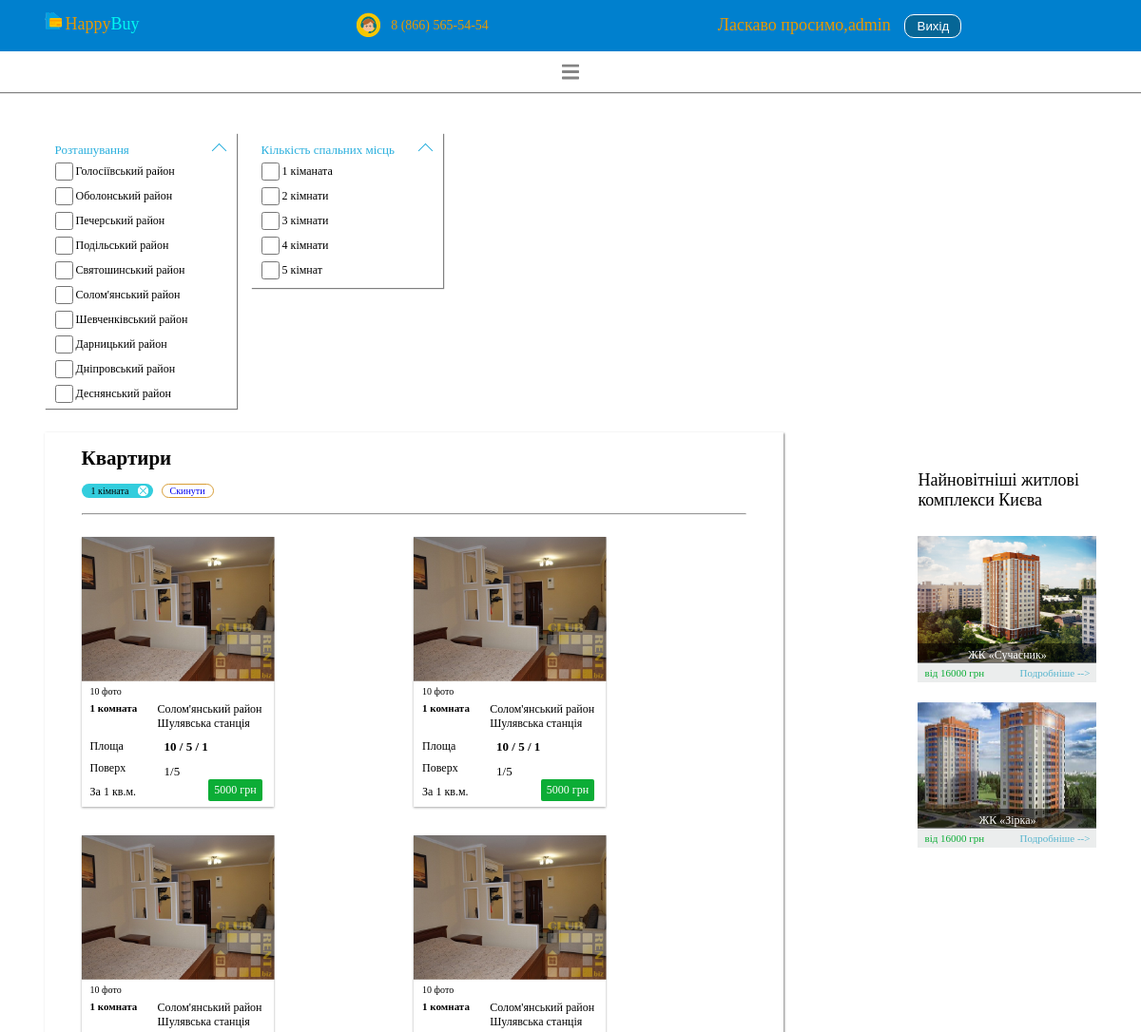
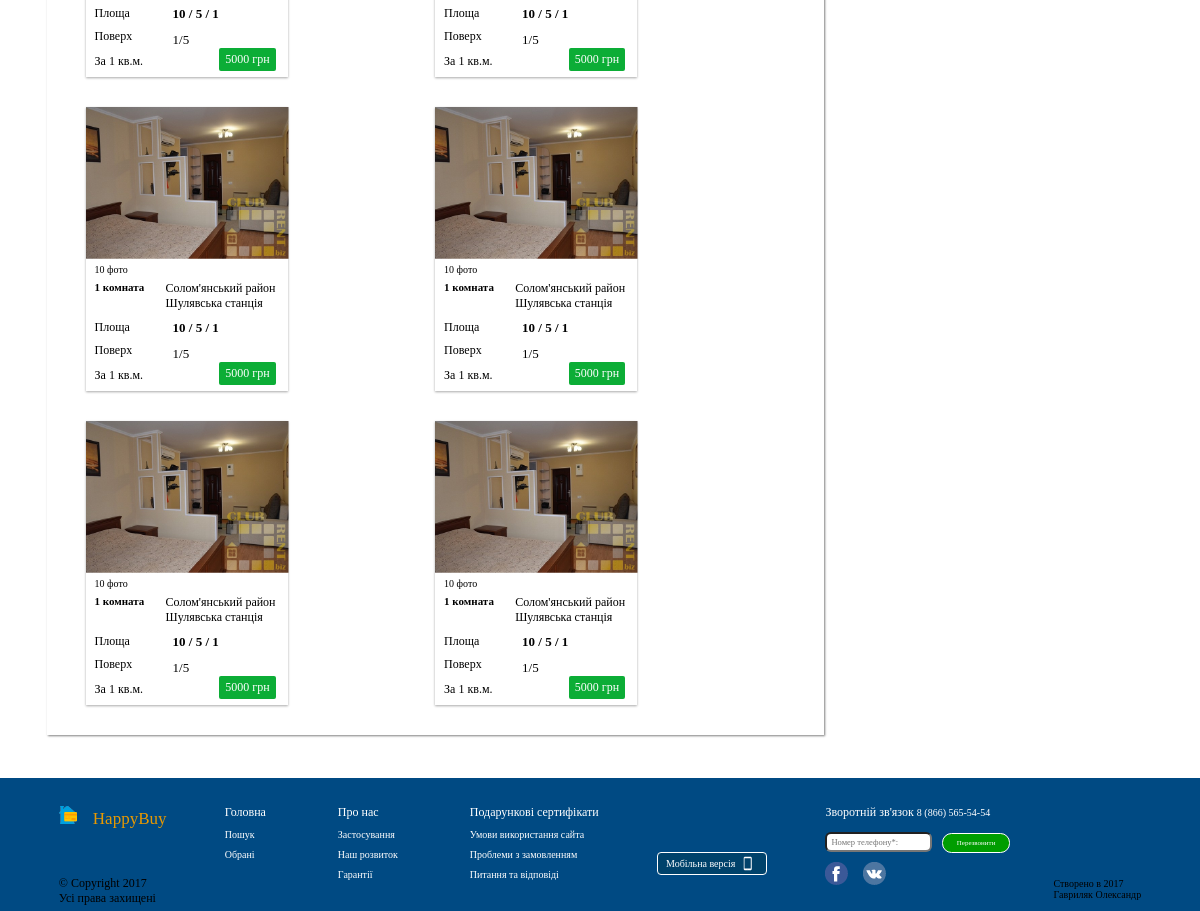
The app's page /Views/main.php (signed in) with its own data (2 pictures, top to bottom).
### tables this page shows
CREATE TABLE `apartments` (
  `Id` int(11) NOT NULL,
  `mainImage` varchar(200) NOT NULL,
  `countImage` int(20) NOT NULL,
  `room_Id` int(10) NOT NULL,
  `areaLocation_Id` int(11) NOT NULL,
  `metro_Id` int(11) NOT NULL,
  `areaGeneral` int(11) NOT NULL,
  `areaKitchen` int(11) NOT NULL,
  `areaLiving` int(11) NOT NULL,
  `floor` int(11) NOT NULL,
  `floorGeneral` int(11) NOT NULL,
  `price` int(11) NOT NULL
);

CREATE TABLE `rooms` (
  `Id` int(11) NOT NULL,
  `Text` text NOT NULL
);

CREATE TABLE `arealocations` (
  `Id` int(11) NOT NULL,
  `Text` varchar(200) NOT NULL
);

CREATE TABLE `metro` (
  `Id` int(11) NOT NULL,
  `Text` varchar(100) NOT NULL
);

### Model/SQLBuilder/SQLBuilder.php (called while the page is built, shortened)
<?php
class SQLBuilder implements CRUD
{
    private $settings = [
        "host" => "127.0.0.1",
        "database" => "happybuy",
        "username" => "root",
        "password" => "",
        "options" => [
            PDO::ATTR_ERRMODE => PDO::ERRMODE_EXCEPTION,
            PDO::ATTR_DEFAULT_FETCH_MODE => PDO::FETCH_ASSOC,
            PDO::ATTR_EMULATE_PREPARES => false]
    ];
    private $dbh = null, $table, $columns, $sql, $bindValues, $getSQL,
        $className, $where, $orWhere, $whereCount = 0, $isOrWhere = false,
        $rowCount = 0, $limit, $orderBy, $lastIDInserted = 0;
    public function __construct()
    {
        try {
            $this->dbh = new PDO("mysql:host=" . $this->settings['host'] . ";dbname=" . $this->settings['database'] . ";charset=utf8",
                $this->settings['username'], $this->settings['password'], $this->settings['options']);
            return $this;
        } catch (Exception $e) {
            die("Error establishing a database connection.");
        }
    }
    private function resetQuery()
    {
        $this->table = null;
        $this->columns = null;
        $this->sql = null;
        $this->bindValues = null;
        $this->className = null;
        $this->limit = null;
        $this->orderBy = null;
        $this->where = null;
        $this->whereCount = 0;
    }
    public function table($table_name)
    {
        $this->table = $table_name;
        return $this;
    }
    public function className($className)
    {
        $this->className = $className;
        return $this;
    }
    public function where()
    {
        $num_args = func_num_args();
        $args = func_get_args();
        if ($num_args == 1) {
            if (is_numeric($args[0])) {
                $this->where .= "`id` = ?";
                $this->bindValues[] = $args[0];
            }
        } elseif ($num_args == 3) {
            $this->where .= "`" . trim($args[0]) . "` " . $args[1] . " ?";
            $this->bindValues[] = $args[2];
        }
        return $this;
    }
    private function firstOrAddWhereWithAnd()
    {
        if ($this->whereCount == 0) {
            $this->where .= " WHERE ";
            $this->whereCount += 1;
        } else {
            $this->where .= " AND ";
        }
    }
    public function get()
    {
        $stmt = $this->executeQuery();
        if($stmt->rowCount() > 0)
            return $stmt->fetch();
        return false;
    }
    public function getAll()
    {
        $stmt = $this->executeQuery();
        return $stmt->fetchAll();
    }
    private function executeQuery()
    {
        $stmt = $this->dbh->prepare($this->sql);
        if ($this->className !== null)
            $stmt->setFetchMode(PDO::FETCH_CLASS, $this->className);
        $stmt->execute($this->bindValues);
        return $stmt;
    }
    private function buildQuery()
    {
        if ($this->columns === null) {
            $select = "*";
        } else {
            $select = $this->columns;
        }
        $this->sql = "SELECT " . $select . " FROM `" . $this->table . "`";
        if ($this->where !== null) {
            $this->sql .= $this->where;
        }
    }
}

### Model/SQLBuilder/ORM.php (called while the page is built, shortened)
<?php
include_once('SQLBuilder.php');
class ORM
{
    static protected function setup()
    {
        $db = new SQLBuilder();
        $table = strtolower(get_called_class() . "s");
        $db->table($table);
        $db->className(get_called_class());
        return $db;
    }
    public static function takeAll(){
        $db = self::setup();
        $res = $db->getAll();
        return $res;
    }
}

### Controllers/MainController.php (called while the page is built, shortened)
<?php
include '../Model/Apartment.php';
include_once '../Model/SQLBuilder/SQLBuilder.php';
include_once '../Model/Room.php';
include_once '../Model/Metro.php';
include_once '../Model/AreaLocation.php';
function initModel()
{
    $items = Apartment::takeAll();
    try {
        foreach ($items as $item) {
            $item->include(new Room)->include(new Metro)->include(new AreaLocation);
        }
    }catch(Exception $e){
        echo $e->getMessage();
    }
    return $items;
}

### Model/Room.php (called while the page is built, shortened)
<?php
include_once "SQLBuilder/ORM.php";
class Room extends ORM implements IEntityDatabase
{
    protected $Text;
    public function getText()
    {
        return $this->Text;
    }
}

### Model/AreaLocation.php (called while the page is built, shortened)
<?php
class AreaLocation implements IEntityDatabase {
    protected $Text;
    public function getText()
    {
        return $this->Text;
    }
}

### Model/Metro.php (called while the page is built, shortened)
<?php
include_once "SQLBuilder/ORM.php";
class Metro extends ORM implements IEntityDatabase
{
    protected $Text;
    public function getText()
    {
        return $this->Text;
    }
}

### Model/Apartment.php (the view, shortened to what this page needs)
<?php
include_once "SQLBuilder/ORM.php";
class Apartment extends ORM implements IEntityDatabase, IToHtml
{
    protected $mainImage;
    protected $countImage;
    protected $room;
    protected $areaLocation;
    protected $metro;
    protected $areaGeneral;
    protected $areaKitchen;
    protected $areaLiving;
    protected $floor;
    protected $floorGeneral;
    protected $price;
    public function __construct()
    {
        $this->mainImage = "../images/{$this->mainImage}";
    }
    public function include($object)
    {
        $db = new SQLBuilder();
        $table = $object->NameInDatabase();
        $db->table($table);
        $db->className(get_class($object));
        $nameField = lcfirst(get_class($object));
        $nameFieldId = $nameField . "_Id";
        $field = $this->__get($nameFieldId);
        $this->__set($nameField, $db->where($field)->get());
        return $this;
    }
    public function __get($property)
    {
        if (property_exists($this, $property)) {
            return $this->$property;
        }
        return false;
    }
    public function __set($property, $value)
    {
        if (property_exists($this, $property))
            return $this->$property = $value;
        return false;
    }
    public function ToHtml()
    {
        ?>
        <div class="col-xsm-12 col-sm-6 col-md-4 col-lg-3">
            <div class=" content-item">
                <form method="GET" class="form_favourite" action="buyhome.php">
                    <div class="image-for-content"><img src="<?= $this->mainImage ?>"/></div>
                    <div class="count-photo"><a href="#"><?= $this->countImage ?> фото</a></div>
                    <div class="count-room">
                        <strong><?= $this->room != null ? $this->room->getText() : "Undefined" ?></strong></div>
                    <div class="content-location">
                        <?= $this->areaLocation != null ? $this->areaLocation->getText() : "Undefined" ?> район<br/>
                        <?= $this->metro != null ? $this->metro->getText() : "Undefined" ?> станція
                    </div>
                    <div class="apartment-item">Площа</div>
                    <div class="apartment-item-value"><b><?= $this->areaGeneral ?> / <?= $this->areaKitchen ?>
                            / <?= $this->areaLiving ?></b></div>
                    <div class="apartment-item">Поверх</div>
                    <div class="apartment-item-value"><?= $this->floor ?>/<?= $this->floorGeneral ?>
                    </div>
                    <div class="count-for-one-meter apartment-item ">За 1 кв.м.</div>
                    <input class="btn-buy" type="submit" value="<?= $this->price ?> грн"/>
            </div>
        </div>
        <?php
    }
}

### Views/main.php (shortened to what this page needs)
<?php
include_once("Shared/header.php");
include '../Controllers/MainController.php';
$items = initModel();
?>
<link href="../Content/media.css" rel="stylesheet"/>
<link href="../Content/grid.css" rel="stylesheet"/>
<main>
    <div class="sort">
        <div class="location">
            <div class="title">
                <div class="title-head">Розташування</div>
                <div class="icon-arrow"></div>
            </div>
            <div class="items">
                <input class="checked-items" type="checkbox" name="Golosiivskyi district" value="Golosiivskyi district">
                <label for="checkbox">Голосіївський район</label>
            </div>
            <div class="items">
                <input class="checked-items" type="checkbox" name="Obolonsky district" value="Obolonsky district">
                <label for="checkbox">Оболонський район</label>
            </div>
            <div class="items">
                <input class="checked-items" type="checkbox" name="Pechersky district" value="Pechersky district">
                <label for="checkbox">Печерський район</label>
            </div>
            <div class="items">
                <input class="checked-items" type="checkbox" name="Podilsky district" value="Podilsky district">
                <label for="checkbox">Подільський район</label>
            </div>
            <div class="items">
                <input class="checked-items" type="checkbox" name="Svyatoshinsky district"
                       value="Svyatoshinsky district">
                <label for="checkbox">Святошинський район</label>
            </div>
            <div class="items">
                <input class="checked-items" type="checkbox" name="Solomyan district" value="Solomyan district">
                <label for="checkbox">Солом'янський район</label>
            </div>
            <div class="items">
                <input class="checked-items" type="checkbox" name="Shevchenko district" value="Shevchenko district">
                <label for="checkbox">Шевченківський район</label>
            </div>
            <div class="items">
                <input class="checked-items" type="checkbox" name="Darnytskyi District" value="Darnytskyi District">
                <label for="checkbox">Дарницький район</label>
            </div>
            <div class="items">
                <input class="checked-items" type="checkbox" name="Dnipro area" value="Dnipro area">
                <label for="checkbox">Дніпровський район</label>
            </div>
            <div class="items">
                <input class="checked-items" type="checkbox" name="Desnianskyi area" value="Desnianskyi area">
                <label for="checkbox">Деснянський район</label>
            </div>
        </div>
        <div class="count-place">
            <div class="title">
                <div class="title-head">Кількість спальних місць</div>
                <div class="icon-arrow"></div>
            </div>
            <div class="items">
                <input class="checked-items" type="checkbox" name="one-room" value="one-room">
                <label for="checkbox">1 кіманата</label>
            </div>
            <div class="items">
                <input class="checked-items" type="checkbox" name="two-room" value="two-room">
                <label for="checkbox">2 кімнати</label>
            </div>
            <div class="items">
                <input class="checked-items" type="checkbox" name="three-room" value="three-room">
                <label for="checkbox">3 кімнати</label>
            </div>
            <div class="items">
                <input class="checked-items" type="checkbox" name="four-room" value="four-room">
                <label for="checkbox">4 кімнати</label>
            </div>
            <div class="items">
                <input class="checked-items" type="checkbox" name="five-room" value="five-room">
                <label for="checkbox">5 кімнат</label>
            </div>
        </div>
    </div>
    <div class="main">
        <h1>Квартири</h1>
        <div class="searching-panel">
            <div class="choosed">1 кімната <a href="#">
                    <div class="close"></div>
                </a></div>
            <a href="#">
                <div class="clear-search">Скинути</div>
            </a>
        </div>
        <hr/>
        <div class="row">
            <?php
            for ($i = 0; $i < 8; $i++) {
                $items[0]->ToHtml();
            }
            ?>
        </div>
    </div>
    <div class="new-houses">
        <span>Найновітніші житлові комплекси Києва</span>
        <div class="building">
            <img src="../images/bud1.png"/>
            <div class="discription-build">ЖК «Сучасник» <br/>р-н Солом’янський,<br/> вул. Борщагівська 7</div>
            <div class="down-building">
                <div class="count-building">від 16000 грн</div>
                <div class="more-info"><a href="#">Подробніше --></a></div>
            </div>
        </div>
        <div class="building">
            <img src="../images/bud2.png"/>
            <div class="discription-build">ЖК «Зірка» <br/>р-н Солом’янський,<br/> вул. Борщагівська 7</div>
            <div class="down-building">
                <div class="count-building">від 16000 грн</div>
                <div class="more-info"><a href="#">Подробніше --></a></div>
            </div>
        </div>
    </div>
</main>
<?php
include_once("Shared/footer.php");
?>
</body>
</html>

### records on screen
apartments: mainImage (picture), countImage "10", areaGeneral "10", areaKitchen "5", areaLiving "1", floor "1", floorGeneral "5", price "5000 грн"
rooms: Text "1 комната"
arealocations: Text "Солом'янський"
metro: Text "Шулявська"

### other values on screen
$currentUser['login'] "admin"
